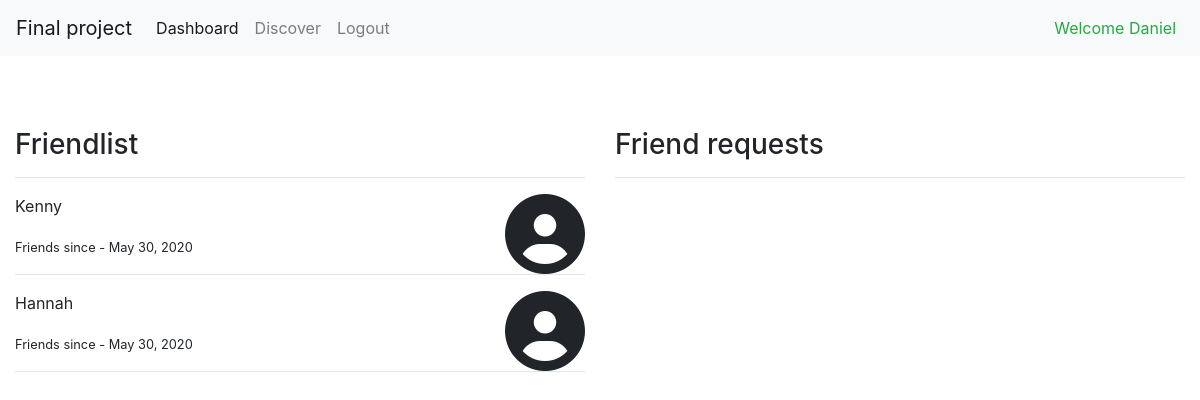
Screenshot of /dashboard/friend (signed in) with the database file from the repository.
### dashboard/models.py (models this page shows, shortened)
class Friendship(models.Model):
	friend_one = models.ForeignKey(User, on_delete=models.CASCADE, related_name = 'friend_one')
	friend_two = models.ForeignKey(User, on_delete=models.CASCADE, related_name = 'friend_two')
	date = models.DateField(auto_now = True)

### dashboard/views.py (the view)
# urls.py: path('friend', views.friend, name='friend'),
def friend(request):
	context = {
		'friends': Friendship.objects.all(),
		'friend_requests': Friend_request.objects.all()
	}
	return render(request, 'dashboard/friend.html', context)

### dashboard/templates/dashboard/friend.html (shortened to what this page needs)
{% extends 'dashboard/layout.html' %}
{% load static %}
{% block content %}
	<div class="row post-container">
		<div class="col-lg-6">
			<h3>Friendlist</h3>
			<hr>
			{% for friend in friends %}
				{% if friend.friend_one == request.user %}
					<i class="fas fa-user-circle fa-5x float-right cursor"></i>
					<p>{{friend.friend_two}}</p>
					<small>Friends since - {{friend.date}}</small>
					<hr>
				{% elif friend.friend_two == request.user %}
					<i class="fas fa-user-circle fa-5x float-right cursor"></i>
					<p>{{friend.friend_one}}</p>
					<small>Friends since - {{friend.date}}</small>
					<hr>
				{% endif %}
			{% endfor %}
		</div>
		<div class="col-lg-6">
			<h3>Friend requests</h3>
			<hr>
		</div>
	</div>
{% endblock %}

### dashboard/templates/dashboard/layout.html (shortened to what this page needs)
<!DOCTYPE html>
{% load static %}
<html>
	<head>
		<link rel="stylesheet" type="text/css" href="{% static 'css/main.css' %}">
		<link rel="stylesheet" href="https://stackpath.bootstrapcdn.com/bootstrap/4.5.0/css/bootstrap.min.css">
	</head>
	<body>
		{% if request.user.username %}
			<nav class="navbar navbar-expand-lg navbar-light bg-light">
				<a class="navbar-brand" href="#">Final project</a>
			  	<div class="collapse navbar-collapse" id="navbarSupportedContent">
			    	<ul class="navbar-nav mr-auto">
			    		<li class="nav-item active">
			        		<a class="nav-link" href="{% url 'dashboard' %}">Dashboard</a>
			      		</li>
			      		<li class="nav-item">
			        		<a class="nav-link" href="{% url 'discover' %}">Discover</a>
			      		</li>
			      		<li class="nav-item"><a class="nav-link" href="{% url 'logout' %}">Logout</a></li>
			    	</ul>
			    	<ul class="navbar-nav">
			    		<li class="nav-item"><a class="text-success nav-link" href="#">Welcome {{request.user.username}}</a></li>
			    	</ul>
			  	</div>
			</nav>
		{% endif %}
		<div class="container-fluid" style="padding-top: 5%">
			{% block content %}
			{% endblock %}
		</div>
	</body>
</html>

### static/css/main.css (style rules this page uses)
html, body { margin: 0 !important; padding: 0 !important; }
body { overflow-x: hidden; }
a { text-decoration: none !important; }
.cursor { cursor: pointer; }
.post-container { padding: 1% 0; }

### rows the page displays
Friendship: friend_one "Kenny", date "May 30, 2020"
Friendship: friend_two "Hannah", date "May 30, 2020"

### other values shown
{{ request.user.username }} "Daniel"
